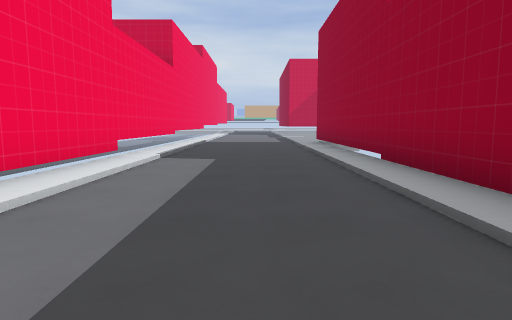
view 1 (above)

12 first-person views from a walk through a level from a Godot 3-D game. The camera is 1.3 m above the floor, tilts 6° down and sees 75° across. The floor is counted in squares, 2 m on a side. Each view is taken from the middle of a square. On the plan, view 1 faces up. The plan holds only what a view shows up to about 10 squares ahead; the rest is blank. The place goes on beyond the plan. Some surface patterns are stand-ins.

view 2
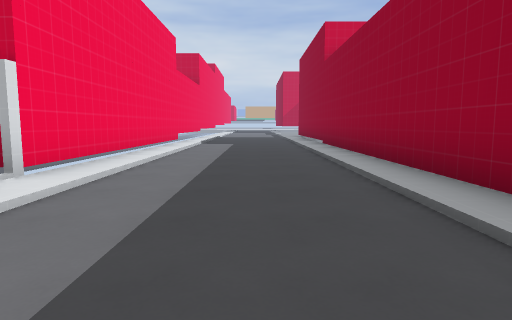

view 3
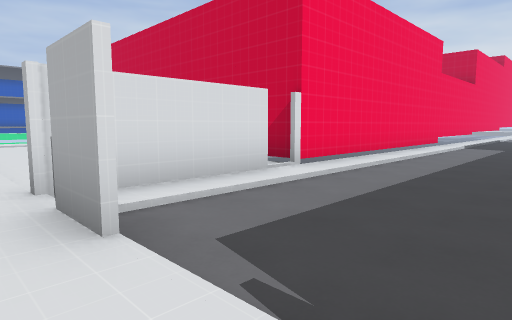

view 4
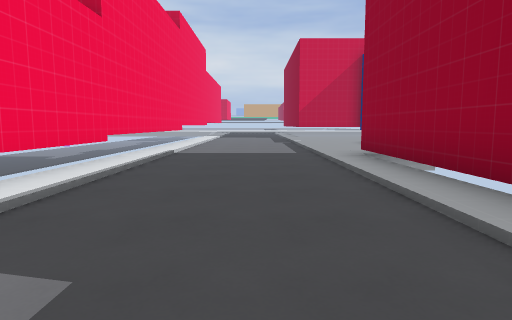

view 5
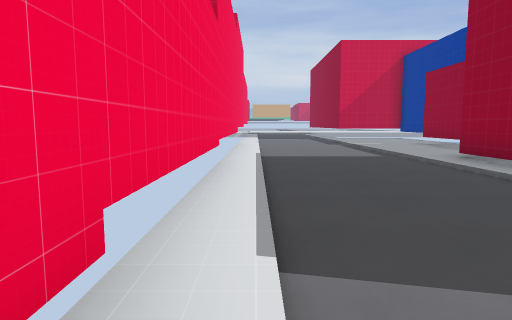

view 6
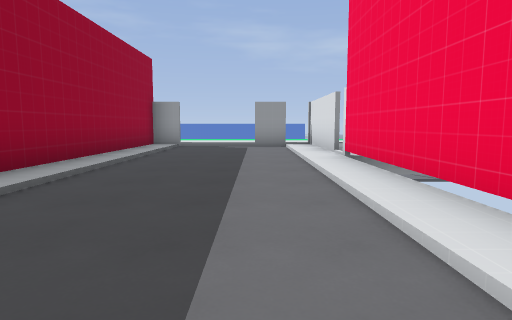

view 7
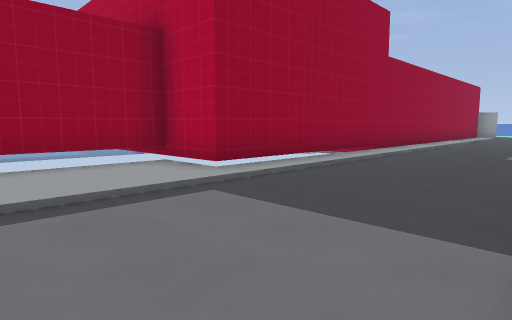

view 8
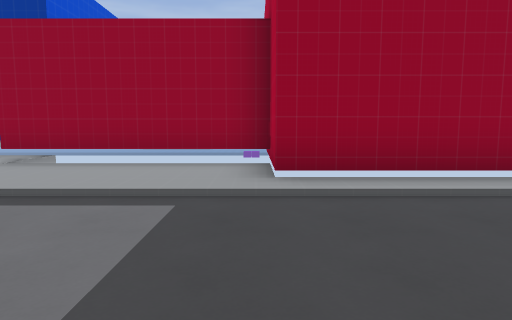

view 9
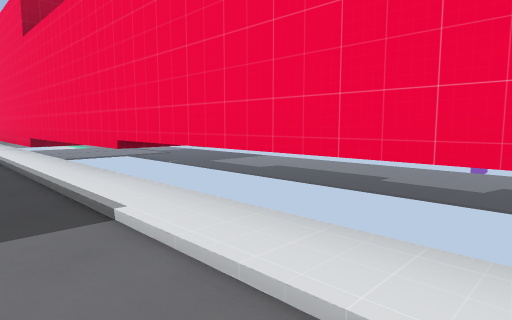

view 10
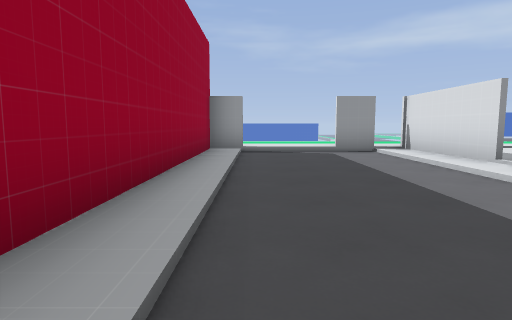

view 11
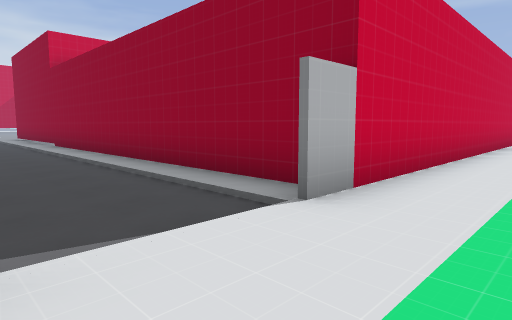

view 12
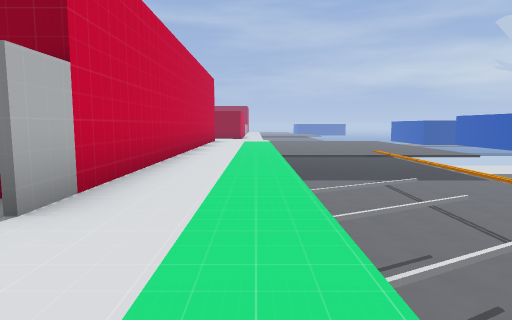

### Floor plan
Key: @ floor where view 1 was taken; # wall or solid block; x gap in a wall; . main floor; : floor 0.25 m higher than the main floor; / step, stairs or slope; v drop or lower ground.
Columns run from 9 left of view 1 to 12 right of it. Each row starts with its distance up from view 1.
 15       #/...::#
 14       #/...::#
 13       #/...::#
 12       #/...::##
 11       #/...###
 10       #/...#
  9       #/...#
  8       #/...#
  7       #/...#
  6      ##/...#
  5       #/...#
  4       #/...#
  3       #/...#
  2       #/...#
  1       #/...#
  0       #/.@.#
 -1      ##/...#
 -2       x/...#
 -3      :#/...#
 -4 ::   :#/...#
 -5 ::::::#x#//###########
 -6       :::::::::::::
 -7         :::::::::::
 -8          vvvvvvv
 -9            vvvvvvvv
-10             vvvvvvv
-11             vvvvvvv
-12               vvvvv
-13                vvvv
-14                  vv

Where each view was taken, in squares from view 1:
view 1: 0 up, 0 right, facing up
view 2: 5 down, 0 right, facing up
view 3: 6 down, 1 right, facing up-left
view 4: 5 up, 0 right, facing up
view 5: 5 up, 2 left, facing up
view 6: 5 up, 1 left, facing down
view 7: 15 up, 2 left, facing down-right
view 8: 12 up, 2 left, facing right
view 9: 15 up, 1 left, facing down-left
view 10: 3 up, 1 right, facing down
view 11: 7 down, 1 left, facing up-right
view 12: 7 down, 1 left, facing right
